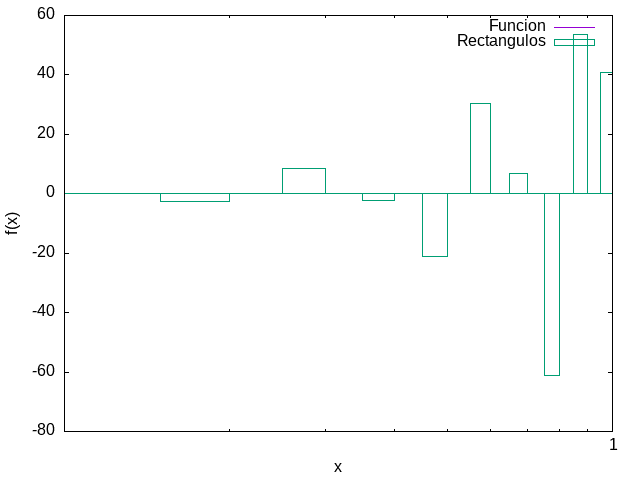

Recreate this plot in gnuplot.
set term png
set output 'grafico_funcion_rectangulos_cuadratura_rectangular.png'
set xlabel 'x'
set ylabel 'f(x)'
set logscale x
plot 'datos_cuadratura_rectangular.dat' w l title 'Funcion', '' w boxes title 'Rectangulos'
